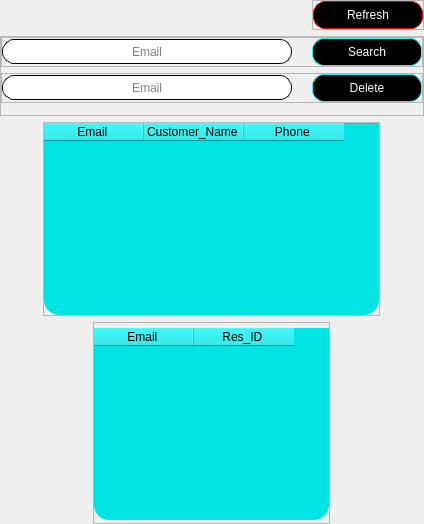
      <widget class="QWidget" name="Customers">
       <attribute name="title">
        <string>Customers</string>
       </attribute>
       <layout class="QVBoxLayout" name="verticalLayout_20">
        <property name="spacing">
         <number>0</number>
        </property>
        <property name="leftMargin">
         <number>0</number>
        </property>
        <property name="topMargin">
         <number>0</number>
        </property>
        <property name="rightMargin">
         <number>0</number>
        </property>
        <property name="bottomMargin">
         <number>0</number>
        </property>
        <item>
         <widget class="QFrame" name="frame_Cus_page">
          <property name="styleSheet">
           <string notr="true">background-repeat: no-repeat;
background-position: center;
background-image: url(photos/3.jpg);
</string>
          </property>
          <property name="frameShape">
           <enum>QFrame::NoFrame</enum>
          </property>
          <layout class="QVBoxLayout" name="verticalLayout_15">
           <property name="leftMargin">
            <number>0</number>
           </property>
           <property name="topMargin">
            <number>0</number>
           </property>
           <property name="rightMargin">
            <number>0</number>
           </property>
           <property name="bottomMargin">
            <number>0</number>
           </property>
           <item alignment="Qt::AlignRight|Qt::AlignVCenter">
            <widget class="QFrame" name="Refresh_FrameCus">
             <property name="styleSheet">
              <string notr="true">background:none;</string>
             </property>
             <property name="frameShape">
              <enum>QFrame::StyledPanel</enum>
             </property>
             <property name="frameShadow">
              <enum>QFrame::Raised</enum>
             </property>
             <layout class="QVBoxLayout" name="verticalLayout_21">
              <property name="spacing">
               <number>0</number>
              </property>
              <property name="leftMargin">
               <number>0</number>
              </property>
              <property name="topMargin">
               <number>0</number>
              </property>
              <property name="rightMargin">
               <number>0</number>
              </property>
              <property name="bottomMargin">
               <number>0</number>
              </property>
              <item>
               <widget class="QPushButton" name="RefreshBCus">
                <property name="minimumSize">
                 <size>
                  <width>110</width>
                  <height>28</height>
                 </size>
                </property>
                <property name="maximumSize">
                 <size>
                  <width>110</width>
                  <height>28</height>
                 </size>
                </property>
                <property name="styleSheet">
                 <string notr="true">QPushButton
{
font: 11pt &quot;MS Shell Dlg 2&quot;;
color:#ffffff;
background:solid black;
border-radius:12px;
border:1px solid red;
}

QPushButton:hover
{
color: #000000;
border-radius:12px;
border:2px #00ffff;
background:#ececec;
border:1px solid aqua;
}

</string>
                </property>
                <property name="text">
                 <string>Refresh</string>
                </property>
               </widget>
              </item>
             </layout>
            </widget>
           </item>
           <item alignment="Qt::AlignHCenter|Qt::AlignVCenter">
            <widget class="QFrame" name="Functions4">
             <property name="styleSheet">
              <string notr="true">background:none;</string>
             </property>
             <property name="frameShape">
              <enum>QFrame::StyledPanel</enum>
             </property>
             <property name="frameShadow">
              <enum>QFrame::Raised</enum>
             </property>
             <layout class="QVBoxLayout" name="verticalLayout_17">
              <property name="spacing">
               <number>6</number>
              </property>
              <property name="leftMargin">
               <number>0</number>
              </property>
              <property name="topMargin">
               <number>0</number>
              </property>
              <property name="rightMargin">
               <number>0</number>
              </property>
              <property name="bottomMargin">
               <number>12</number>
              </property>
              <item alignment="Qt::AlignHCenter">
               <widget class="QFrame" name="Search4">
                <property name="frameShape">
                 <enum>QFrame::StyledPanel</enum>
                </property>
                <property name="frameShadow">
                 <enum>QFrame::Raised</enum>
                </property>
                <layout class="QHBoxLayout" name="horizontalLayout_8">
                 <property name="spacing">
                  <number>20</number>
                 </property>
                 <property name="leftMargin">
                  <number>0</number>
                 </property>
                 <property name="topMargin">
                  <number>0</number>
                 </property>
                 <property name="rightMargin">
                  <number>0</number>
                 </property>
                 <property name="bottomMargin">
                  <number>0</number>
                 </property>
                 <item>
                  <widget class="QLineEdit" name="lesearchCus">
                   <property name="minimumSize">
                    <size>
                     <width>290</width>
                     <height>25</height>
                    </size>
                   </property>
                   <property name="maximumSize">
                    <size>
                     <width>250</width>
                     <height>16777215</height>
                    </size>
                   </property>
                   <property name="styleSheet">
                    <string notr="true">QLineEdit
{
border-radius:12px;
background-color: rgb(255, 255, 255);
border:1px solid black;
}

QLineEdit:hover 
{
background:solid #e3e3e3;
border:1px solid blue;
}


</string>
                   </property>
                   <property name="alignment">
                    <set>Qt::AlignCenter</set>
                   </property>
                   <property name="placeholderText">
                    <string>Email</string>
                   </property>
                  </widget>
                 </item>
                 <item>
                  <widget class="QPushButton" name="SearchBCus">
                   <property name="minimumSize">
                    <size>
                     <width>110</width>
                     <height>28</height>
                    </size>
                   </property>
                   <property name="maximumSize">
                    <size>
                     <width>110</width>
                     <height>28</height>
                    </size>
                   </property>
                   <property name="styleSheet">
                    <string notr="true">QPushButton
{
font: 11pt &quot;MS Shell Dlg 2&quot;;
color:#ffffff;
background:solid black;
border-radius:12px;
border:1px solid aqua;
}

QPushButton:hover
{
color: #000000;
border-radius:12px;
border:2px #00ffff;
background:#ececec;
border:2px solid #000000;
}

</string>
                   </property>
                   <property name="text">
                    <string>Search</string>
                   </property>
                  </widget>
                 </item>
                </layout>
               </widget>
              </item>
              <item alignment="Qt::AlignHCenter">
               <widget class="QFrame" name="Delete4">
                <property name="frameShape">
                 <enum>QFrame::StyledPanel</enum>
                </property>
                <property name="frameShadow">
                 <enum>QFrame::Raised</enum>
                </property>
                <layout class="QHBoxLayout" name="horizontalLayout_9">
                 <property name="spacing">
                  <number>20</number>
                 </property>
                 <property name="leftMargin">
                  <number>0</number>
                 </property>
                 <property name="topMargin">
                  <number>0</number>
                 </property>
                 <property name="rightMargin">
                  <number>0</number>
                 </property>
                 <property name="bottomMargin">
                  <number>0</number>
                 </property>
                 <item>
                  <widget class="QLineEdit" name="ledeleteCus">
                   <property name="minimumSize">
                    <size>
                     <width>290</width>
                     <height>25</height>
                    </size>
                   </property>
                   <property name="maximumSize">
                    <size>
                     <width>250</width>
                     <height>16777215</height>
                    </size>
                   </property>
                   <property name="styleSheet">
                    <string notr="true">QLineEdit
{
border-radius:12px;
background-color: rgb(255, 255, 255);
border:1px solid black;
}

QLineEdit:hover 
{
background:solid #e3e3e3;
border:1px solid blue;
}


</string>
                   </property>
                   <property name="alignment">
                    <set>Qt::AlignCenter</set>
                   </property>
                   <property name="placeholderText">
                    <string>Email</string>
                   </property>
                  </widget>
                 </item>
                 <item>
                  <widget class="QPushButton" name="DeleteBCus">
                   <property name="minimumSize">
                    <size>
                     <width>110</width>
                     <height>28</height>
                    </size>
                   </property>
                   <property name="maximumSize">
                    <size>
                     <width>110</width>
                     <height>28</height>
                    </size>
                   </property>
                   <property name="styleSheet">
                    <string notr="true">QPushButton
{
font: 11pt &quot;MS Shell Dlg 2&quot;;
color:#ffffff;
background:solid black;
border-radius:12px;
border:1px solid aqua;
}

QPushButton:hover
{
color: #000000;
border-radius:12px;
border:2px #00ffff;
background:#ececec;
border:2px solid #000000;
}

</string>
                   </property>
                   <property name="text">
                    <string>Delete</string>
                   </property>
                  </widget>
                 </item>
                </layout>
               </widget>
              </item>
             </layout>
            </widget>
           </item>
           <item alignment="Qt::AlignHCenter|Qt::AlignVCenter">
            <widget class="QFrame" name="frame_Cus_table">
             <property name="styleSheet">
              <string notr="true">background:none;</string>
             </property>
             <property name="frameShape">
              <enum>QFrame::StyledPanel</enum>
             </property>
             <property name="frameShadow">
              <enum>QFrame::Raised</enum>
             </property>
             <layout class="QVBoxLayout" name="verticalLayout_18">
              <property name="spacing">
               <number>0</number>
              </property>
              <property name="leftMargin">
               <number>0</number>
              </property>
              <property name="topMargin">
               <number>0</number>
              </property>
              <property name="rightMargin">
               <number>0</number>
              </property>
              <property name="bottomMargin">
               <number>0</number>
              </property>
              <item>
               <widget class="QTableWidget" name="twCus">
                <property name="minimumSize">
                 <size>
                  <width>335</width>
                  <height>0</height>
                 </size>
                </property>
                <property name="styleSheet">
                 <string notr="true">background-color: rgb(0, 227, 227);
color:black;
border-radius:15px;
</string>
                </property>
                <property name="frameShape">
                 <enum>QFrame::NoFrame</enum>
                </property>
                <property name="rowCount">
                 <number>0</number>
                </property>
                <column>
                 <property name="text">
                  <string>Email </string>
                 </property>
                </column>
                <column>
                 <property name="text">
                  <string>Customer_Name </string>
                 </property>
                </column>
                <column>
                 <property name="text">
                  <string>Phone </string>
                 </property>
                </column>
               </widget>
              </item>
             </layout>
            </widget>
           </item>
           <item alignment="Qt::AlignHCenter|Qt::AlignVCenter">
            <widget class="QFrame" name="frame_forigen_table_2">
             <property name="styleSheet">
              <string notr="true">background:none;</string>
             </property>
             <property name="frameShape">
              <enum>QFrame::StyledPanel</enum>
             </property>
             <property name="frameShadow">
              <enum>QFrame::Raised</enum>
             </property>
             <layout class="QVBoxLayout" name="verticalLayout_19">
              <property name="spacing">
               <number>0</number>
              </property>
              <property name="leftMargin">
               <number>0</number>
              </property>
              <property name="topMargin">
               <number>5</number>
              </property>
              <property name="rightMargin">
               <number>0</number>
              </property>
              <property name="bottomMargin">
               <number>3</number>
              </property>
              <item>
               <widget class="QTableWidget" name="twFCus">
                <property name="maximumSize">
                 <size>
                  <width>235</width>
                  <height>16777215</height>
                 </size>
                </property>
                <property name="layoutDirection">
                 <enum>Qt::LeftToRight</enum>
                </property>
                <property name="styleSheet">
                 <string notr="true">background-color: rgb(0, 227, 227);
color:black;
border-radius:15px;</string>
                </property>
                <property name="frameShape">
                 <enum>QFrame::NoFrame</enum>
                </property>
                <property name="rowCount">
                 <number>0</number>
                </property>
                <column>
                 <property name="text">
                  <string>Email </string>
                 </property>
                </column>
                <column>
                 <property name="text">
                  <string>Res_ID </string>
                 </property>
                </column>
               </widget>
              </item>
             </layout>
            </widget>
           </item>
          </layout>
         </widget>
        </item>
       </layout>
      </widget>
